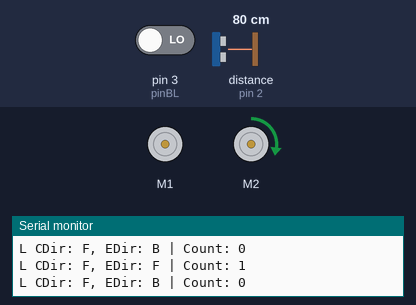
A sketch run on a simulated Arduino Uno, built with avr-gcc and run on an emulated ATmega328P. Shown: 2 × DC motor (green arrow = forward, orange = backward, longer = faster), the last lines printed to the serial monitor. Wiring (inferred from the names in the program): range finder with pulse-width output: data pin 2. The inputs (shaded band) are chosen by the test bench; at power-on: distance to the obstacle (sensor on pin 2) 80 cm, pin 3 (pinBL) LOW.

Above: at 1.05 s.
At 4.7 s:
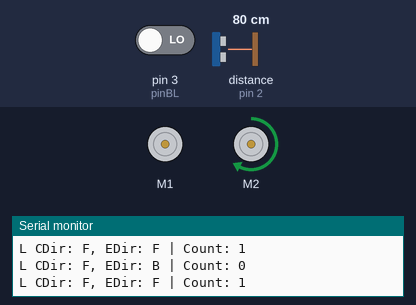
4.8 s: distance to the obstacle (sensor on pin 2) set to 35 cm
At 8.3 s:
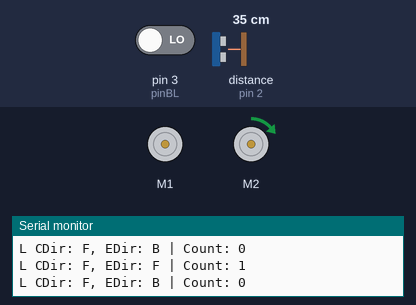
Timing chart, 0 to 28.5 s (numbered marks = the images above; inputs shaded):
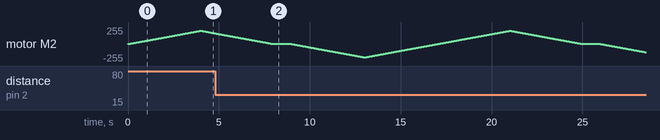

The sketch:

Test_MotorsNEncoders_V01b.ino
```cpp
#include <Wire.h>
#include <Adafruit_MotorShield.h>

// NOTES
/*
 * Pololu encode = 12 counts per revolution =>
 * Multiply gear ratio by 12 to get counts per wheel rev
 * Micrometal motors are 50:1
 * Total Counts Per Rev = 12 x 50 (gear ratio)
 * Total Counts Per Rev = 600
 *
 * Largest storable enoder count:
 * -2,147,483,648 to 2,147,483,647
 * With 600 counts per rev = 3579139 revs
 * Wheel diameter is 42mm = 42*pi = 131.9mm per rev
 * Total travel dist = 131.9mm per rev x 3579139 revs
 * Total travel dist = 472,088,434 mm = 472 km
 */

// Create the motor shield object with the default I2C address
Adafruit_MotorShield motor_shield = Adafruit_MotorShield();
// Or, create it with a different I2C address (say for stacking)
// Adafruit_MotorShield motor_shield = Adafruit_MotorShield(0x61);

// Select which 'port' M1, M2, M3 or M4. In this case, M1
Adafruit_DCMotor *myMotorR = motor_shield.getMotor(1);
// You can also make another motor on port M2
Adafruit_DCMotor *myMotorL = motor_shield.getMotor(2);

char commandDir = 'F';
// Gear ratio = 50, Encoder has 12 counts per rev
// Total of 600 counts per rev
static int pinAR = 4; // Our first hardware interrupt pin is digital pin 2
static int pinBR = 5; // Our second hardware interrupt pin is digital pin 3
volatile long encCounterR = 0;
volatile bool currStateAR = false;
volatile bool lastStateAR = false;
char encDirR = 'F';
long oldEncCounterR = 0;

static int pinAL = 2;
static int pinBL = 3;
volatile long encCounterL = 0;
volatile bool currStateAL = false;
volatile bool lastStateAL = false;
char encDirL = 'F';
long oldEncCounterL = 0;

uint8_t maxMotorSpeed = 200;
uint16_t speedUpdateTime = 20;
uint16_t pauseTime = 1000;

bool printLeft = true;
bool printRight = false;
bool runLeft = true;
bool runRight = false;

void updateEncoderR();
void updateEncoderL();

void setup() {
  pinMode(pinAR, INPUT); // set pinA as an input, pulled HIGH to the logic voltage (5V or 3.3V for most cases)
  pinMode(pinBR, INPUT); // set pinB as an input, pulled HIGH to the logic voltage (5V or 3.3V for most cases)
  attachInterrupt(digitalPinToInterrupt(pinAR),updateEncoderR,CHANGE);
  pinMode(pinAL,INPUT); // set pinA as an input, pulled HIGH to the logic voltage (5V or 3.3V for most cases)
  pinMode(pinBL, INPUT); // set pinB as an input, pulled HIGH to the logic voltage (5V or 3.3V for most cases)
  attachInterrupt(digitalPinToInterrupt(pinAL),updateEncoderL,CHANGE);

  Serial.begin(115200);           // set up Serial library at 9600 bps
  Serial.println("Adafruit Motorshield v2 - DC Motor test");

  motor_shield.begin();  // create with the default frequency 1.6KHz

  // Set the speed to start, from 0 (off) to 255 (max speed)
  myMotorR->setSpeed(150);
  myMotorR->run(FORWARD);
  // turn on motor
  myMotorR->run(RELEASE);

  // Set the speed to start, from 0 (off) to 255 (max speed)
  myMotorL->setSpeed(150);
  myMotorL->run(FORWARD);
  // turn on motor
  myMotorL->run(RELEASE);
}

void loop() {
  uint8_t i;

  Serial.println(F("FORWARD"));
  commandDir = 'F';

  if(runRight){myMotorR->run(FORWARD);}
  if(runLeft){myMotorL->run(FORWARD);}
  for (i=0; i<maxMotorSpeed; i++) {
    if(runRight){myMotorR->setSpeed(i);}
    if(runLeft){myMotorL->setSpeed(i);}
    delay(speedUpdateTime);
  }
  for (i=maxMotorSpeed; i!=0; i--) {
    if(runRight){myMotorR->setSpeed(i);}
    if(runLeft){myMotorL->setSpeed(i);}
    delay(speedUpdateTime);
  }
  delay(1000);

  Serial.println(F("BACK"));
  commandDir = 'B';

  if(runRight){myMotorR->run(BACKWARD);}
  if(runLeft){myMotorL->run(BACKWARD);}
  for (i=0; i<maxMotorSpeed; i++) {
    if(runRight){myMotorR->setSpeed(i);}
    if(runLeft){myMotorL->setSpeed(i);}
    delay(speedUpdateTime);
  }
  for (i=maxMotorSpeed; i!=0; i--) {
    if(runRight){myMotorR->setSpeed(i);}
    if(runLeft){myMotorL->setSpeed(i);}
    delay(speedUpdateTime);
  }

  if(runRight){myMotorR->run(RELEASE);}
  if(runLeft){myMotorL->run(RELEASE);}
  delay(printLeft);
}

void updateEncoderR(){
  // Encoder test on 29 Aug 2021: this is the correct direction
  if(digitalRead(pinAR) == digitalRead(pinBR)){
    encCounterR++;
    encDirR = 'F';
  }
  else{
    encCounterR--;
    encDirR = 'B';
  }


  if(printRight&&(oldEncCounterR != encCounterR)) {
    Serial.print("R CDir: ");
    Serial.print(commandDir);
    Serial.print(", EDir: ");
    Serial.print(encDirR);
    Serial.print(" | C: ");
    Serial.println(encCounterR);
    oldEncCounterR = encCounterR;
  }
}

void updateEncoderL(){
  if(digitalRead(pinAL) != digitalRead(pinBL)){
    encCounterL++;
    encDirL = 'F';
  }
  else{
    encCounterL--;
    encDirL = 'B';
  }

  if(printLeft&&(oldEncCounterL != encCounterL)) {
    Serial.print(F("L CDir: "));
    Serial.print(commandDir);
    Serial.print(F(", EDir: "));
    Serial.print(encDirL);
    Serial.print(F(" | Count: "));
    Serial.println(encCounterL);
    oldEncCounterL = encCounterL;
  }
}
```
